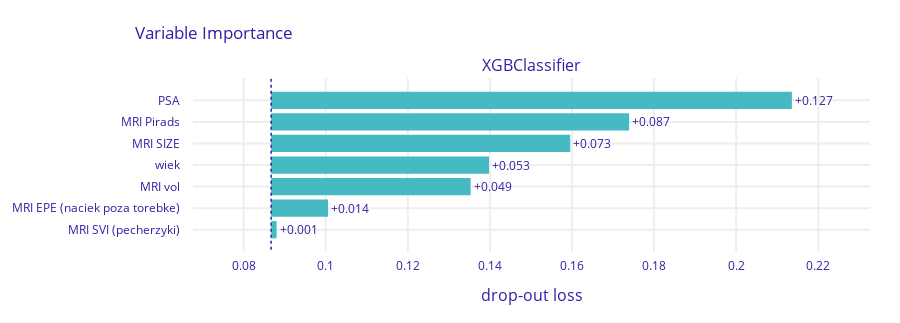

This figure's notebook cell:
### Code cell
plot_roc(fpr, tpr, roc_auc)
plot_confusion_matrix(y_true, y_pred)
plot_feature_importances(model_pipeline, X, y)
plot_discrimination_threshold(untrained_model, X, y)

### Figure 1 — Plotly figure (JSON) as saved in the notebook; plotly's stock layout.template omitted (floating-point values rounded to 4 significant figures)
{"data": [{"base": 0.0867, "hoverinfo": "text", "hoverlabel": {"bgcolor": "rgba(0,0,0,0.8)"}, "hovertext": ["Model: XGBClassifier loss after<br>variable: PSA is permuted: 0.214<br>Drop-out loss change: +0.127", "Model: XGBClassifier loss after<br>variable: MRI Pirads is permuted: 0.174<br>Drop-out loss change: +0.087", "Model: XGBClassifier loss after<br>variable: MRI SIZE is permuted: 0.16<br>Drop-out loss change: +0.073", "Model: XGBClassifier loss after<br>variable: wiek is permuted: 0.14<br>Drop-out loss change: +0.053", "Model: XGBClassifier loss after<br>variable: MRI vol is permuted: 0.135<br>Drop-out loss change: +0.049", "Model: XGBClassifier loss after<br>variable: MRI EPE (naciek poza torebke) is permuted: 0.101<br>Drop-out loss change: +0.014", "Model: XGBClassifier loss after<br>variable: MRI SVI (pecherzyki) is permuted: 0.088<br>Drop-out loss change: +0.001"], "marker": {"color": "#46bac2"}, "orientation": "h", "showlegend": false, "text": ["+0.127", "+0.087", "+0.073", "+0.053", "+0.049", "+0.014", "+0.001"], "textposition": "outside", "type": "bar", "x": [0.1269, 0.08722, 0.07287, 0.05308, 0.04861, 0.01387, 0.001339], "xaxis": "x", "y": ["PSA", "MRI Pirads", "MRI SIZE", "wiek", "MRI vol", "MRI EPE (naciek poza torebke)", "MRI SVI (pecherzyki)"], "yaxis": "y"}], "layout": {"annotations": [{"font": {"size": 16}, "showarrow": false, "text": "XGBClassifier", "x": 0.5, "xanchor": "center", "xref": "paper", "y": 1, "yanchor": "bottom", "yref": "paper"}, {"font": {"size": 16}, "showarrow": false, "text": "drop-out loss", "x": 0.5, "xanchor": "center", "xref": "paper", "y": 0, "yanchor": "top", "yref": "paper", "yshift": -30}], "font": {"color": "#371ea3"}, "height": 323, "margin": {"b": 71, "r": 30, "t": 78}, "shapes": [{"line": {"color": "#371ea3", "dash": "dot", "width": 1.5}, "type": "line", "x0": 0.0867, "x1": 0.0867, "xref": "x", "y0": -1, "y1": 7, "yref": "y"}], "title": {"text": "Variable Importance", "x": 0.15}, "xaxis": {"anchor": "y", "automargin": true, "domain": [0, 1], "fixedrange": true, "gridwidth": 2, "range": [0.06767, 0.2326], "tickcolor": "white", "ticklen": 3, "ticks": "outside", "type": "linear", "zeroline": false}, "yaxis": {"anchor": "x", "automargin": true, "autorange": "reversed", "domain": [0, 1], "fixedrange": true, "gridwidth": 2, "tickcolor": "white", "ticklen": 10, "ticks": "outside", "type": "category"}}}
